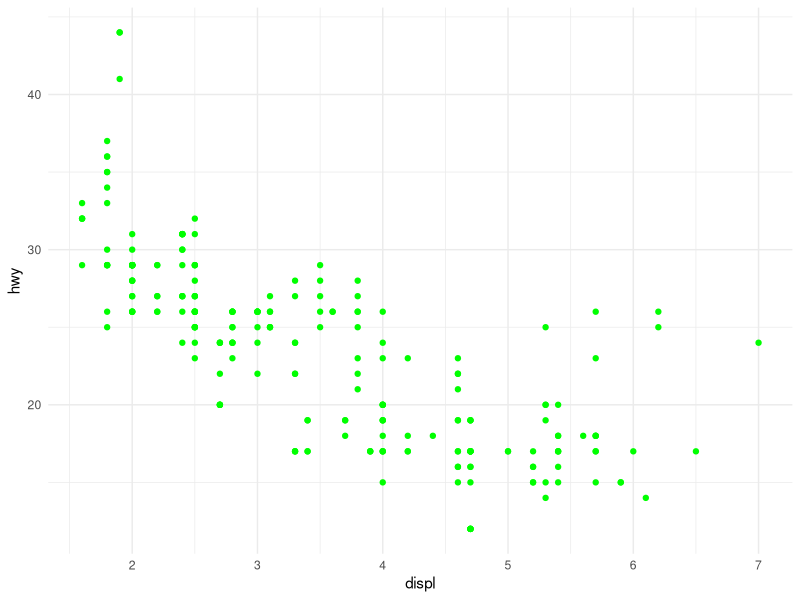

Here is the R script that generated this plot:


library(tidyverse) 

data <- ggplot2::mpg 

data %>% 
  ggplot(aes(x = displ, y = hwy)) + 
  geom_point(colour = "green") +
  theme_minimal()

##new_chart3
